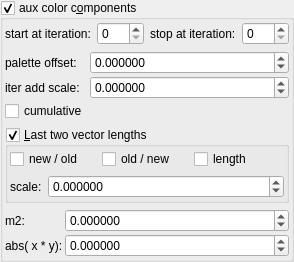
    <widget class="MyGroupBox" name="groupCheck_fold_color_aux_color_enabled_false">
     <property name="title">
      <string>aux color c&amp;omponents</string>
     </property>
     <property name="checkable">
      <bool>true</bool>
     </property>
     <layout class="QVBoxLayout" name="verticalLayout_11">
      <property name="leftMargin">
       <number>2</number>
      </property>
      <property name="topMargin">
       <number>2</number>
      </property>
      <property name="rightMargin">
       <number>2</number>
      </property>
      <property name="bottomMargin">
       <number>2</number>
      </property>
      <item>
       <layout class="QHBoxLayout" name="horizontalLayout_28" stretch="0,1,0,1">
        <item>
         <widget class="QLabel" name="label_111">
          <property name="text">
           <string>start at iteration:</string>
          </property>
         </widget>
        </item>
        <item>
         <widget class="MySpinBox" name="spinboxInt_fold_color_start_iterations_A">
          <property name="sizePolicy">
           <sizepolicy hsizetype="Minimum" vsizetype="Maximum">
            <horstretch>0</horstretch>
            <verstretch>0</verstretch>
           </sizepolicy>
          </property>
          <property name="minimum">
           <number>0</number>
          </property>
          <property name="maximum">
           <number>999</number>
          </property>
          <property name="value">
           <number>0</number>
          </property>
         </widget>
        </item>
        <item>
         <widget class="QLabel" name="label_80">
          <property name="text">
           <string>stop at iteration:</string>
          </property>
         </widget>
        </item>
        <item>
         <widget class="MySpinBox" name="spinboxInt_fold_color_stop_iterations_A">
          <property name="sizePolicy">
           <sizepolicy hsizetype="Preferred" vsizetype="Maximum">
            <horstretch>0</horstretch>
            <verstretch>0</verstretch>
           </sizepolicy>
          </property>
          <property name="maximum">
           <number>999</number>
          </property>
         </widget>
        </item>
       </layout>
      </item>
      <item>
       <layout class="QGridLayout" name="gridLayout_29" columnstretch="0,1">
        <property name="spacing">
         <number>2</number>
        </property>
        <item row="1" column="1">
         <widget class="MyDoubleSpinBox" name="spinbox_fold_color_difs0">
          <property name="sizePolicy">
           <sizepolicy hsizetype="Minimum" vsizetype="Maximum">
            <horstretch>0</horstretch>
            <verstretch>0</verstretch>
           </sizepolicy>
          </property>
          <property name="prefix">
           <string/>
          </property>
          <property name="suffix">
           <string/>
          </property>
          <property name="decimals">
           <number>6</number>
          </property>
          <property name="minimum">
           <double>-99.998999999999995</double>
          </property>
          <property name="maximum">
           <double>99.998999999999995</double>
          </property>
          <property name="singleStep">
           <double>0.100000000000000</double>
          </property>
         </widget>
        </item>
        <item row="0" column="0">
         <widget class="QLabel" name="label_20">
          <property name="text">
           <string>palette offset:</string>
          </property>
         </widget>
        </item>
        <item row="1" column="0">
         <widget class="QLabel" name="label_17">
          <property name="text">
           <string>iter add scale:</string>
          </property>
         </widget>
        </item>
        <item row="2" column="0">
         <widget class="MyCheckBox" name="checkBox_fold_color_aux_color_enabledB_false">
          <property name="text">
           <string notr="true">cumulative</string>
          </property>
         </widget>
        </item>
        <item row="0" column="1">
         <widget class="MyDoubleSpinBox" name="spinbox4_fold_color_difs_0000_w">
          <property name="sizePolicy">
           <sizepolicy hsizetype="Minimum" vsizetype="Maximum">
            <horstretch>0</horstretch>
            <verstretch>0</verstretch>
           </sizepolicy>
          </property>
          <property name="prefix">
           <string/>
          </property>
          <property name="suffix">
           <string/>
          </property>
          <property name="decimals">
           <number>6</number>
          </property>
          <property name="minimum">
           <double>-99.998999999999995</double>
          </property>
          <property name="maximum">
           <double>99.998999999999995</double>
          </property>
          <property name="singleStep">
           <double>0.100000000000000</double>
          </property>
         </widget>
        </item>
       </layout>
      </item>
      <item>
       <widget class="MyGroupBox" name="groupCheck_fold_color_aux_color_enabledA_false">
        <property name="font">
         <font>
          <weight>50</weight>
          <bold>false</bold>
         </font>
        </property>
        <property name="title">
         <string>&amp;Last two vector lengths</string>
        </property>
        <property name="checkable">
         <bool>true</bool>
        </property>
        <layout class="QVBoxLayout" name="verticalLayout_5">
         <property name="leftMargin">
          <number>2</number>
         </property>
         <property name="topMargin">
          <number>2</number>
         </property>
         <property name="rightMargin">
          <number>2</number>
         </property>
         <property name="bottomMargin">
          <number>2</number>
         </property>
         <item>
          <layout class="QGridLayout" name="gridLayout_9" columnstretch="0,0,0">
           <property name="spacing">
            <number>2</number>
           </property>
           <item row="0" column="1">
            <widget class="MyCheckBox" name="checkBox_transf_function_enabledBy_false">
             <property name="enabled">
              <bool>true</bool>
             </property>
             <property name="text">
              <string>old / new</string>
             </property>
            </widget>
           </item>
           <item row="0" column="0">
            <widget class="MyCheckBox" name="checkBox_transf_function_enabledBw_false">
             <property name="enabled">
              <bool>true</bool>
             </property>
             <property name="text">
              <string>new / old</string>
             </property>
            </widget>
           </item>
           <item row="0" column="2">
            <widget class="MyCheckBox" name="checkBox_transf_function_enabledBz_false">
             <property name="enabled">
              <bool>true</bool>
             </property>
             <property name="text">
              <string>length</string>
             </property>
            </widget>
           </item>
          </layout>
         </item>
         <item>
          <layout class="QHBoxLayout" name="horizontalLayout_30" stretch="0,1">
           <item>
            <widget class="QLabel" name="label_39">
             <property name="text">
              <string>scale:</string>
             </property>
            </widget>
           </item>
           <item>
            <widget class="MyDoubleSpinBox" name="spinbox_fold_color_difs1">
             <property name="sizePolicy">
              <sizepolicy hsizetype="Minimum" vsizetype="Maximum">
               <horstretch>0</horstretch>
               <verstretch>0</verstretch>
              </sizepolicy>
             </property>
             <property name="prefix">
              <string/>
             </property>
             <property name="decimals">
              <number>6</number>
             </property>
             <property name="minimum">
              <double>-99.989999999999995</double>
             </property>
             <property name="singleStep">
              <double>0.100000000000000</double>
             </property>
            </widget>
           </item>
          </layout>
         </item>
        </layout>
       </widget>
      </item>
      <item>
       <layout class="QGridLayout" name="gridLayout_30" rowstretch="0,0" columnstretch="0,1">
        <property name="spacing">
         <number>2</number>
        </property>
        <item row="0" column="0">
         <widget class="QLabel" name="label_58">
          <property name="text">
           <string>m2:</string>
          </property>
         </widget>
        </item>
        <item row="1" column="0">
         <widget class="QLabel" name="label_57">
          <property name="text">
           <string>abs( x * y):</string>
          </property>
         </widget>
        </item>
        <item row="0" column="1">
         <widget class="MyDoubleSpinBox" name="spinbox4_fold_color_difs_0000_y">
          <property name="sizePolicy">
           <sizepolicy hsizetype="Minimum" vsizetype="Maximum">
            <horstretch>0</horstretch>
            <verstretch>0</verstretch>
           </sizepolicy>
          </property>
          <property name="prefix">
           <string/>
          </property>
          <property name="suffix">
           <string/>
          </property>
          <property name="decimals">
           <number>6</number>
          </property>
          <property name="minimum">
           <double>-99.998999999999995</double>
          </property>
          <property name="maximum">
           <double>99.998999999999995</double>
          </property>
          <property name="singleStep">
           <double>0.100000000000000</double>
          </property>
         </widget>
        </item>
        <item row="1" column="1">
         <widget class="MyDoubleSpinBox" name="spinbox4_fold_color_difs_0000_z">
          <property name="sizePolicy">
           <sizepolicy hsizetype="Minimum" vsizetype="Maximum">
            <horstretch>0</horstretch>
            <verstretch>0</verstretch>
           </sizepolicy>
          </property>
          <property name="prefix">
           <string/>
          </property>
          <property name="suffix">
           <string/>
          </property>
          <property name="decimals">
           <number>6</number>
          </property>
          <property name="minimum">
           <double>-99.998999999999995</double>
          </property>
          <property name="maximum">
           <double>99.998999999999995</double>
          </property>
          <property name="singleStep">
           <double>0.100000000000000</double>
          </property>
         </widget>
        </item>
       </layout>
      </item>
     </layout>
    </widget>
